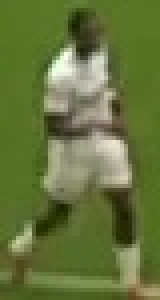
#> input picture output_images/player_1.jpg, 40 x 75 px (shown 4 times larger)
$ jupyter execute clustering.ipynb
#> lines starting #> are read from the running program, lines starting #| are printed output that depends on the picture
[cell 1]
import numpy as np
import matplotlib.pyplot as plt
import cv2

[cell 2]
image_path = "../output_images/player_1.jpg"
image = cv2.imread(image_path)
#> image is the input picture: shape (75, 40, 3); mean B, G, R 60.1, 116.7, 101.2
image = cv2.cvtColor(image, cv2.COLOR_BGR2RGB)

[cell 3]
plt.imshow(image)

**Generally T-Shirt on top half, thus take top half**

[cell 4]
top_half_image = image[0:int(image.shape[0]/2+1), :]
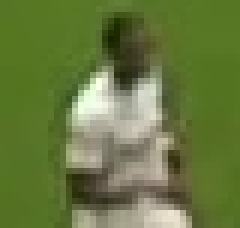
#> top_half_image: shape (38, 40, 3) (shown 6 times larger); mean R, G, B 103.9, 121.2, 63.7
plt.imshow(top_half_image)

**Here it is ok, but in many cases, we may have green jerseys, so we need to segment it from the background**<br><hr>
*The green jersey problem can be highlighted as a potential problem which can be highlighted as one of the challenges faced during the interview*

### Cluster the image into two clusters, one with the player and the other ground, basically we do segmentation

**Clustering using KMeans**

[cell 5]
## Reshape the image into a 2D array
from sklearn.cluster import KMeans

image_2d = top_half_image.reshape(-1, 3)
#> image_2d = 1520 rows, first 8: [86, 117, 39], [86, 117, 39], [87, 118, 38], [87, 118, 38], [87, 119, 36], [87, 119, 36], [87, 119, 34], [87, 119, 34]

# Pefrom KMeans clustering
kmeans = KMeans(n_clusters=2, random_state=0)
kmeans.fit(image_2d)

## Get the cluster centers and labels
cluster_centers = kmeans.cluster_centers_
cluster_labels = kmeans.labels_

## Resgape the labels to the original image shape
cluster_labels = cluster_labels.reshape(top_half_image.shape[0], top_half_image.shape[1])

## Display the clustered image
plt.imshow(cluster_labels, cmap='gray')
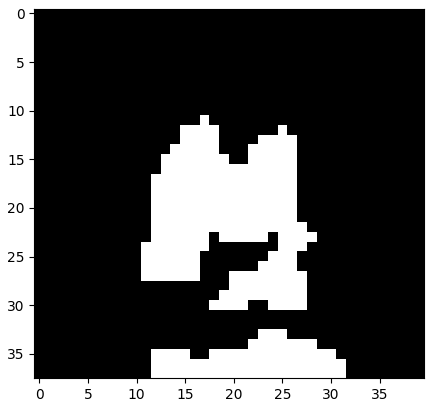
#> figure drawn by matplotlib, 1 panel

To get which class is for jersey and which is not, we can use a simple logic.<br>
Generally, the corners will not have jersey. Thus the class of the corners can be class for non-jersey

[cell 6]
corner_clusters = [cluster_labels[0,0], cluster_labels[0,-1], cluster_labels[-1,0], cluster_labels[-1,-1]]
#> corner_clusters = [0, 0, 0, 0]

player_cluster_class = max(set(corner_clusters), key=corner_clusters.count)
#> player_cluster_class = 0

[cell 7]
kmeans.cluster_centers_[player_cluster_class]
#> Out = [86.48, 108.1, 42.16]
